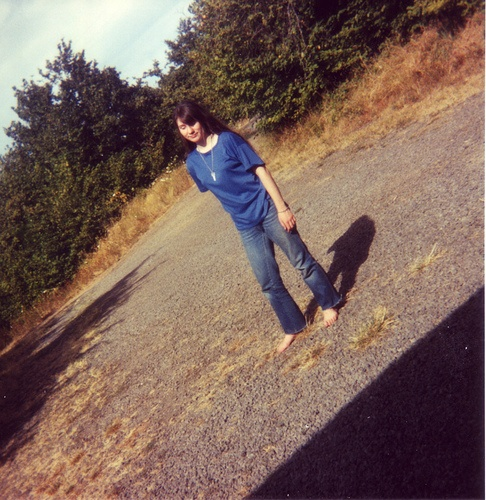
#> input picture dataset/2007_000027.jpg, 486 x 500 px; its folder holds 4 pictures in this run
$ python image_mosaicifier.py
#> lines starting #> are read from the running program, lines starting #| are printed output that depends on the picture
import cv2
import numpy as np
from glob import glob
from tqdm import tqdm

STRIDE = 70
dataset_files = glob('dataset/*')
image_pool = np.zeros((len(dataset_files), STRIDE, STRIDE, 3))
avg_colors = np.zeros((len(dataset_files), 3))
i_ = 0
for file in tqdm(dataset_files):
    image = cv2.resize(cv2.imread(file, cv2.IMREAD_COLOR), (STRIDE, STRIDE))
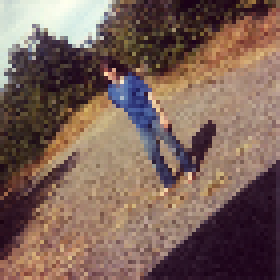
#> image: shape (70, 70, 3) (shown 4 times larger); mean B, G, R 89.4, 98.8, 123.8
    image_pool[i_] = image
    avg_colors[i_] = np.sum(np.sum(image, axis=0), axis=0) / (STRIDE ** 2)
    i_ += 1
#> pass 2 of the loop `for file in tqdm(dataset_files):`:
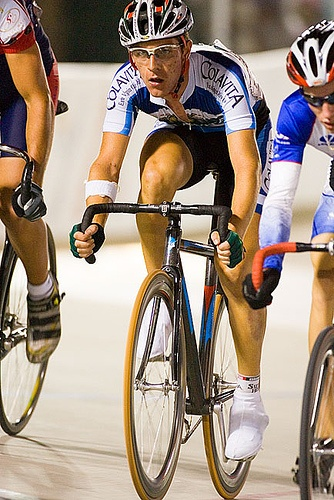
#> input picture dataset/2007_000129.jpg, 334 x 500 px
#> `image = cv2.resize(cv2.imread(file, cv2.IMREAD_COLOR), (STRIDE, STRIDE))`:
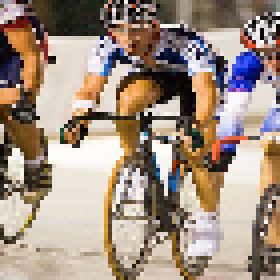
#> image: shape (70, 70, 3) (shown 4 times larger); mean B, G, R 129.5, 143.6, 160.7
#> pass 3 of the loop `for file in tqdm(dataset_files):`:
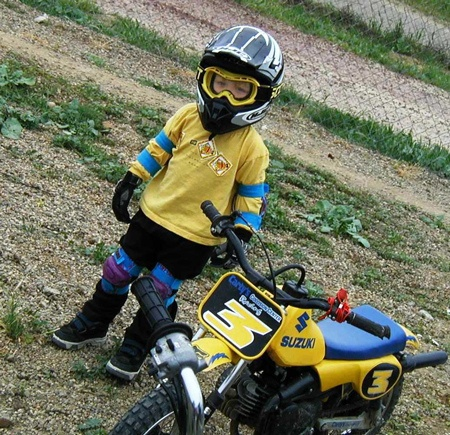
#> input picture dataset/2007_000733.jpg, 450 x 435 px
#> `image = cv2.resize(cv2.imread(file, cv2.IMREAD_COLOR), (STRIDE, STRIDE))`:
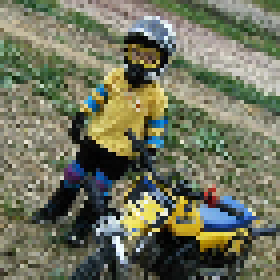
#> image: shape (70, 70, 3) (shown 4 times larger); mean B, G, R 93.5, 115.4, 112.1
#> the loop made 4 passes; the first 3 are shown


def render(input_image):
    *DIM, _ = input_image.shape

    if DIM[0] < 1000 or DIM[1] < 1000:
        DIM[1] *= 10
        DIM[0] *= 10

    DIM[0] -= DIM[0] % STRIDE
    DIM[1] -= DIM[1] % STRIDE
    input_image = cv2.resize(input_image, (DIM[1], DIM[0]))

    for i in range(STRIDE, DIM[1] + STRIDE, STRIDE):
        for j in range(STRIDE, DIM[0] + STRIDE, STRIDE):
            sub_image = input_image[j - STRIDE:j, i - STRIDE:i]
            sub_image_avg_color = np.sum(np.sum(sub_image, axis=0), axis=0) / (STRIDE ** 2)
            distance = np.sum(abs(avg_colors - sub_image_avg_color), axis=1)
            closest_pool_image = image_pool[np.argmin(distance)]
            input_image[j - STRIDE:j, i - STRIDE:i] = closest_pool_image

    return input_image
